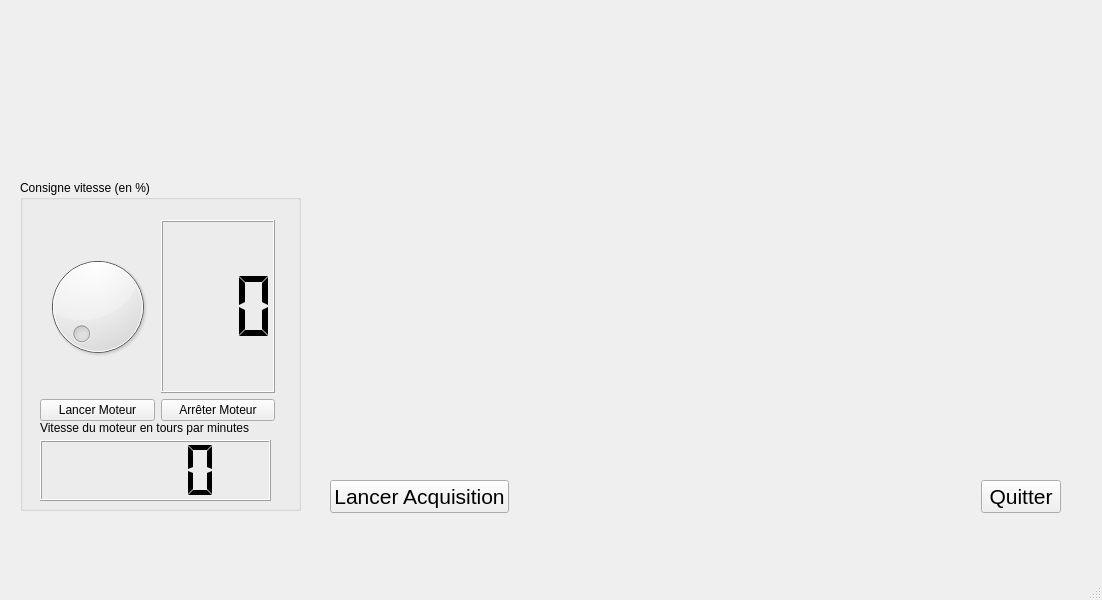
<?xml version="1.0" encoding="UTF-8"?>
<ui version="4.0">
 <class>Equilibreuse</class>
 <widget class="QMainWindow" name="Equilibreuse">
  <property name="geometry">
   <rect>
    <x>0</x>
    <y>0</y>
    <width>1102</width>
    <height>600</height>
   </rect>
  </property>
  <property name="windowTitle">
   <string>Equilibreuse</string>
  </property>
  <widget class="QWidget" name="centralwidget">
   <widget class="QGroupBox" name="groupBox">
    <property name="geometry">
     <rect>
      <x>20</x>
      <y>180</y>
      <width>281</width>
      <height>331</height>
     </rect>
    </property>
    <property name="title">
     <string>Consigne vitesse (en %)</string>
    </property>
    <widget class="QWidget" name="layoutWidget">
     <property name="geometry">
      <rect>
       <x>20</x>
       <y>40</y>
       <width>235</width>
       <height>201</height>
      </rect>
     </property>
     <layout class="QVBoxLayout" name="verticalLayout">
      <item>
       <layout class="QHBoxLayout" name="horizontalLayout_2">
        <item>
         <widget class="QDial" name="dial_ConsigneVItesse">
          <property name="maximum">
           <number>100</number>
          </property>
         </widget>
        </item>
        <item>
         <widget class="QLCDNumber" name="lcdNumber_consigne">
          <property name="font">
           <font>
            <pointsize>16</pointsize>
           </font>
          </property>
          <property name="digitCount">
           <number>3</number>
          </property>
          <property name="segmentStyle">
           <enum>QLCDNumber::Flat</enum>
          </property>
         </widget>
        </item>
       </layout>
      </item>
      <item>
       <layout class="QHBoxLayout" name="horizontalLayout">
        <item>
         <widget class="QPushButton" name="pushButton_LancerMoteur">
          <property name="text">
           <string>Lancer Moteur</string>
          </property>
         </widget>
        </item>
        <item>
         <widget class="QPushButton" name="pushButton_Arreter">
          <property name="text">
           <string>Arrêter Moteur</string>
          </property>
         </widget>
        </item>
       </layout>
      </item>
     </layout>
    </widget>
    <widget class="QLCDNumber" name="lcdNumber_vitesse">
     <property name="geometry">
      <rect>
       <x>20</x>
       <y>260</y>
       <width>231</width>
       <height>61</height>
      </rect>
     </property>
     <property name="digitCount">
      <number>4</number>
     </property>
     <property name="segmentStyle">
      <enum>QLCDNumber::Flat</enum>
     </property>
     <property name="value" stdset="0">
      <double>0.000000000000000</double>
     </property>
    </widget>
    <widget class="QLabel" name="label">
     <property name="geometry">
      <rect>
       <x>20</x>
       <y>240</y>
       <width>233</width>
       <height>16</height>
      </rect>
     </property>
     <property name="text">
      <string>Vitesse du moteur en tours par minutes</string>
     </property>
    </widget>
   </widget>
   <widget class="QWidget" name="widgetCourbes" native="true">
    <property name="geometry">
     <rect>
      <x>330</x>
      <y>30</y>
      <width>731</width>
      <height>431</height>
     </rect>
    </property>
   </widget>
   <widget class="QWidget" name="layoutWidget_2">
    <property name="geometry">
     <rect>
      <x>330</x>
      <y>480</y>
      <width>731</width>
      <height>34</height>
     </rect>
    </property>
    <layout class="QHBoxLayout" name="horizontalLayout_3">
     <item>
      <widget class="QPushButton" name="pushButton_LancerAcquisition">
       <property name="font">
        <font>
         <pointsize>16</pointsize>
        </font>
       </property>
       <property name="text">
        <string>Lancer Acquisition</string>
       </property>
      </widget>
     </item>
     <item>
      <spacer name="horizontalSpacer">
       <property name="orientation">
        <enum>Qt::Horizontal</enum>
       </property>
       <property name="sizeHint" stdset="0">
        <size>
         <width>40</width>
         <height>20</height>
        </size>
       </property>
      </spacer>
     </item>
     <item>
      <widget class="QPushButton" name="pushButton_Quitter">
       <property name="font">
        <font>
         <pointsize>16</pointsize>
        </font>
       </property>
       <property name="text">
        <string>Quitter</string>
       </property>
      </widget>
     </item>
    </layout>
   </widget>
  </widget>
  <widget class="QMenuBar" name="menubar">
   <property name="geometry">
    <rect>
     <x>0</x>
     <y>0</y>
     <width>1102</width>
     <height>21</height>
    </rect>
   </property>
  </widget>
  <widget class="QStatusBar" name="statusbar"/>
 </widget>
 <resources/>
 <connections>
  <connection>
   <sender>pushButton_Quitter</sender>
   <signal>clicked()</signal>
   <receiver>Equilibreuse</receiver>
   <slot>close()</slot>
   <hints>
    <hint type="sourcelabel">
     <x>1008</x>
     <y>525</y>
    </hint>
    <hint type="destinationlabel">
     <x>956</x>
     <y>558</y>
    </hint>
   </hints>
  </connection>
  <connection>
   <sender>dial_ConsigneVItesse</sender>
   <signal>sliderMoved(int)</signal>
   <receiver>lcdNumber_consigne</receiver>
   <slot>display(int)</slot>
   <hints>
    <hint type="sourcelabel">
     <x>93</x>
     <y>117</y>
    </hint>
    <hint type="destinationlabel">
     <x>187</x>
     <y>123</y>
    </hint>
   </hints>
  </connection>
 </connections>
</ui>
